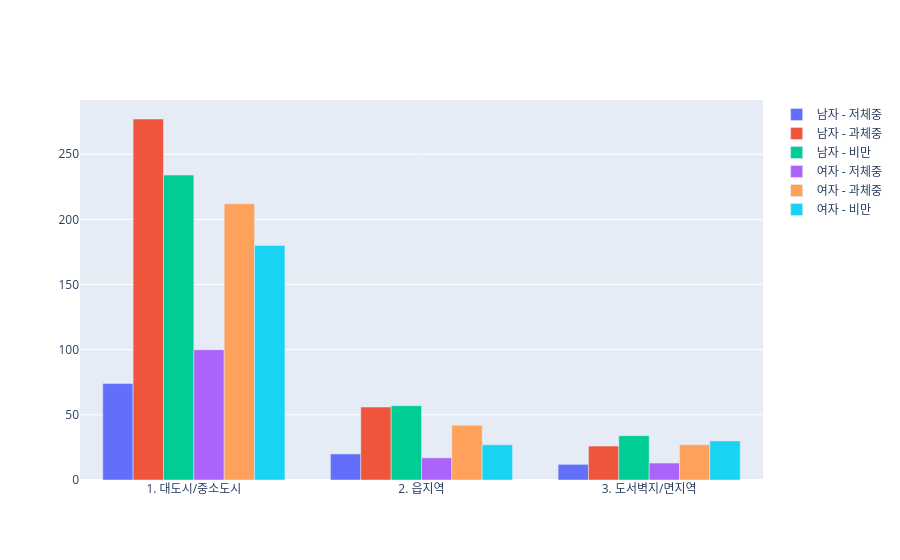

The cell this chart's notebook holds for it:
### Code cell
import plotly.graph_objs as go
branches = health_drop_ele["도시규모"].unique()

a=health_drop_ele[health_drop_ele['성별']=='남']
b=health_drop_ele[health_drop_ele['성별']=='여']

fy = a.groupby(['도시규모', 'bmi_등급']).size().unstack(fill_value=0)
sy = b.groupby(['도시규모', 'bmi_등급']).size().unstack(fill_value=0)

trace2 = go.Bar(
    x=branches,
    y=fy['저체중'],
    name='남자 - 저체중'
)
trace3 = go.Bar(
    x=branches,
    y=fy['과체중'],
    name='남자 - 과체중'
)
trace4 = go.Bar(
    x=branches,
    y=fy['비만'],
    name='남자 - 비만'
)

trace6 = go.Bar(
    x=branches,
    y=sy['저체중'],
    name='여자 - 저체중'
)
trace7 = go.Bar(
    x=branches,
    y=sy['과체중'],
    name='여자 - 과체중'
)
trace8 = go.Bar(
    x=branches,
    y=sy['비만'],
    name='여자 - 비만'
)


data = [ trace2, trace3, trace4,  trace6, trace7, trace8]
layout = go.Layout(barmode='group', title='')
fig = go.Figure(data=data, layout=layout)
fig.show()

### Figure 1 — Plotly figure (JSON) as saved in the notebook; plotly's stock layout.template omitted (floating-point values rounded to 4 significant figures)
{"data": [{"name": "남자 - 저체중", "type": "bar", "x": ["1. 대도시/중소도시", "2. 읍지역", "3. 도서벽지/면지역"], "y": [74, 20, 12]}, {"name": "남자 - 과체중", "type": "bar", "x": ["1. 대도시/중소도시", "2. 읍지역", "3. 도서벽지/면지역"], "y": [277, 56, 26]}, {"name": "남자 - 비만", "type": "bar", "x": ["1. 대도시/중소도시", "2. 읍지역", "3. 도서벽지/면지역"], "y": [234, 57, 34]}, {"name": "여자 - 저체중", "type": "bar", "x": ["1. 대도시/중소도시", "2. 읍지역", "3. 도서벽지/면지역"], "y": [100, 17, 13]}, {"name": "여자 - 과체중", "type": "bar", "x": ["1. 대도시/중소도시", "2. 읍지역", "3. 도서벽지/면지역"], "y": [212, 42, 27]}, {"name": "여자 - 비만", "type": "bar", "x": ["1. 대도시/중소도시", "2. 읍지역", "3. 도서벽지/면지역"], "y": [180, 27, 30]}], "layout": {"autosize": true, "barmode": "group", "title": {"text": ""}, "xaxis": {"autorange": true, "range": [-0.5, 2.5], "type": "category"}, "yaxis": {"autorange": true, "range": [0, 291.6], "type": "linear"}}}
